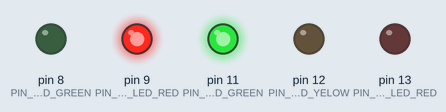
The sketch below on a simulated Arduino Uno, built with avr-gcc and run on an emulated ATmega328P. Shown: output pins drawn as LEDs (lit = HIGH).

Above: at 1.5 s.
At 3.12 s:
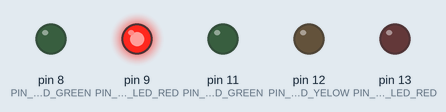
At 4.7 s:
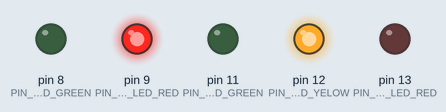
At 6.5 s:
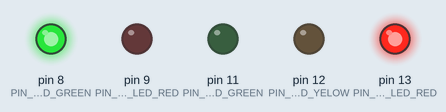
At 8.12 s:
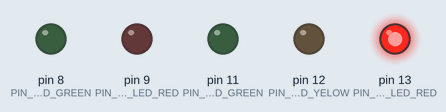
Timing chart, 0 to 11.1 s (numbered marks = the images above):
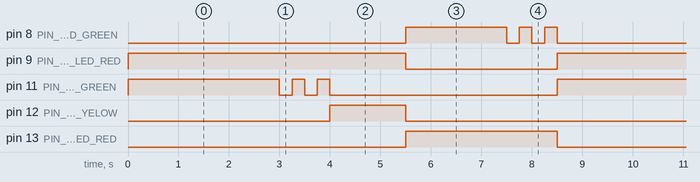

The sketch:

sketch.ino
```cpp
#define PIN_CAR_LED_RED 13
#define PIN_CAR_LED_YELOW 12
#define PIN_CAR_LED_GREEN 11

#define PIN_PEOPLE_LED_RED 9
#define PIN_PEOPLE_LED_GREEN 8

#include "car.h"
#include "people.h"

// Data's
Car car(PIN_CAR_LED_RED, PIN_CAR_LED_YELOW, PIN_CAR_LED_GREEN);
People people(PIN_PEOPLE_LED_RED, PIN_PEOPLE_LED_GREEN);

void setup() {

}

void loop() {

  // Green
  people.enableRed();
  car.enableGreen();
  delay(3000);
  for(int i = 0; i <= 2; ++i) {
    car.disableGreen();
    if (i < 2) {
     delay(250);
     car.enableGreen();
     delay(250);
    }
  }

  // Yellow
  car.enableYellow();
  delay(1500);
  car.disableYellow();

  // Red
  people.disableRed();
  people.enableGreen();
  car.enableRed();
  delay(2000);
  for(int i = 0; i <= 2; ++i) {
    people.disableGreen();
    if (i < 2) {
     delay(250);
     people.enableGreen();
     delay(250);
    }
  }
  car.disableRed();
}
```

car.cpp
```cpp
#include "Arduino.h"
#include "Car.h"

Car::Car(int pinRed, int pinYellow, int pinGreen) {
  _pinRed = pinRed;
  _pinYellow = pinYellow;
  _pinGreen = pinGreen;

  pinMode(_pinRed, OUTPUT);
  pinMode(_pinYellow, OUTPUT);
  pinMode(_pinGreen, OUTPUT);
}

void Car::enableRed() {
  pinEnable(_pinRed);
}

void Car::disableRed() {
  pinDisable(_pinRed);
}

void Car::enableYellow() {
  pinEnable(_pinYellow);
}

void Car::disableYellow() {
  pinDisable(_pinYellow);
}

void Car::enableGreen() {
  pinEnable(_pinGreen);
}

void Car::disableGreen() {
  pinDisable(_pinGreen);
}

void Car::pinEnable(int pin) {
  digitalWrite(pin, HIGH);
}

void Car::pinDisable(int pin) {
  digitalWrite(pin, LOW);
}
```

car.h
```cpp
#ifndef Car_h
#define Car_h

#include "Arduino.h"

class Car {

  public:
    Car(int pinRed, int pinYellow, int pinGreen);

    void enableRed();
    void disableRed();
    void enableYellow();
    void disableYellow();
    void enableGreen();
    void disableGreen();

  private:
    int _pinRed;
    int _pinYellow;
    int _pinGreen;

    void pinEnable(int pin);
    void pinDisable(int pin);
};

#endif
```

people.cpp
```cpp
#include "Arduino.h"
#include "people.h"

People::People(int pinRed, int pinGreen) {
  _pinRed = pinRed;
  _pinGreen = pinGreen;

  pinMode(_pinRed, OUTPUT);
  pinMode(_pinGreen, OUTPUT);
}

void People::enableRed() {
  pinEnable(_pinRed);
}

void People::disableRed() {
  pinDisable(_pinRed);
}

void People::enableGreen() {
  pinEnable(_pinGreen);
}

void People::disableGreen() {
  pinDisable(_pinGreen);
}

void People::pinEnable(int pin) {
  digitalWrite(pin, HIGH);
}

void People::pinDisable(int pin) {
  digitalWrite(pin, LOW);
}
```

people.h
```cpp
#ifndef People_h
#define People_h

#include "Arduino.h"

class People {

  public:
    People(int pinRed, int pinGreen);

    void enableRed();
    void disableRed();
    void enableGreen();
    void disableGreen();

  private:
    int _pinRed;
    int _pinGreen;

    void pinEnable(int pin);
    void pinDisable(int pin);
};

#endif
```

Measured:
- by itself, pin 8 (PIN_PEOPLE_LED_GREEN): repeats every 8.5 s: 2 × (LOW 0.25 s, HIGH 0.25 s), LOW 5.5 s, HIGH 2.0 s
- by itself, pin 9 (PIN_PEOPLE_LED_RED): alternates HIGH for 5.5 s and LOW for 3.0 s
- by itself, pin 11 (PIN_CAR_LED_GREEN): repeats every 8.5 s: 2 × (LOW 0.25 s, HIGH 0.25 s), LOW 4.5 s, HIGH 3.0 s
- by itself, pin 12 (PIN_CAR_LED_YELOW): alternates HIGH for 1.5 s and LOW for 7.0 s
- by itself, pin 13 (PIN_CAR_LED_RED): alternates HIGH for 3.0 s and LOW for 5.5 s
